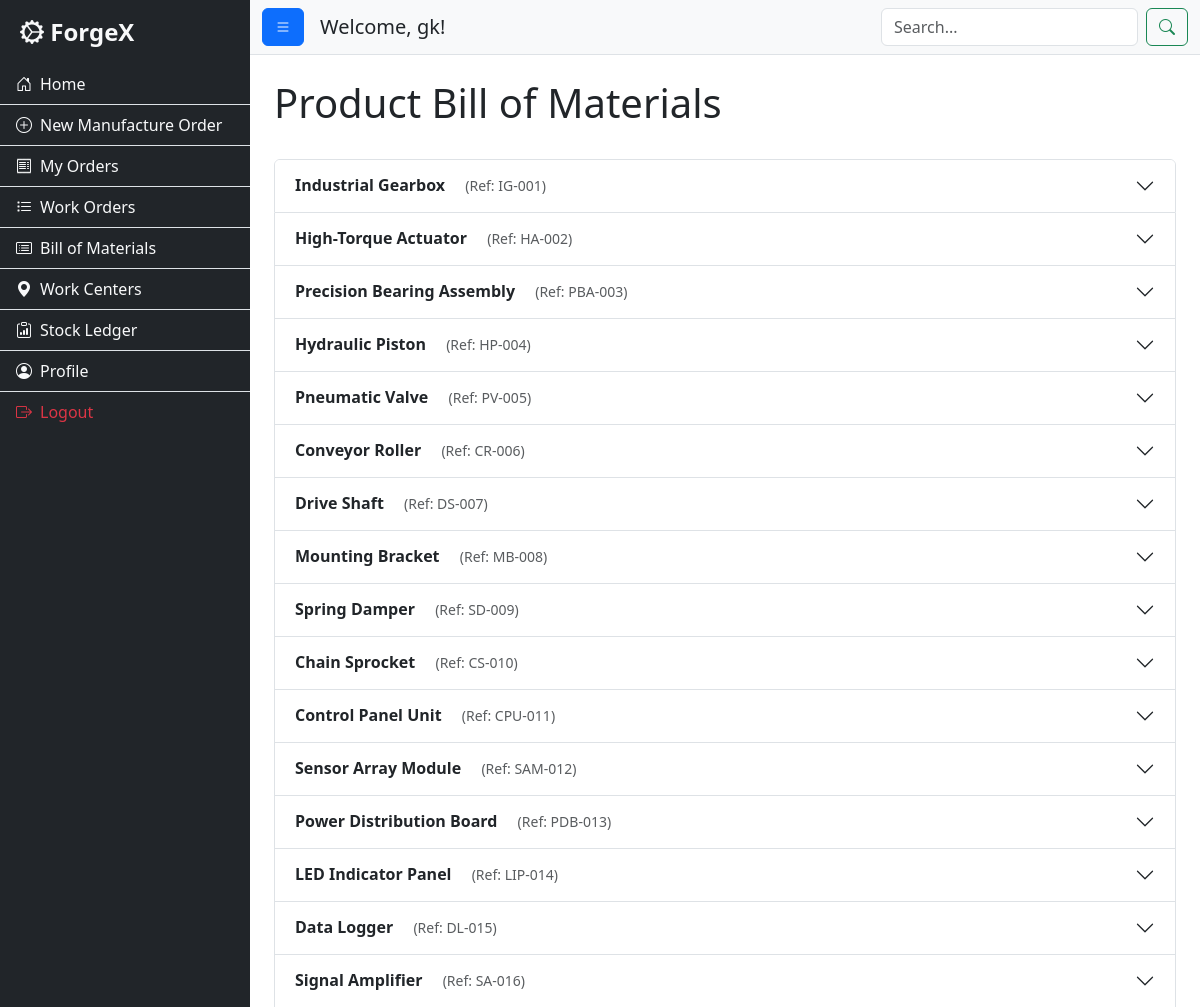
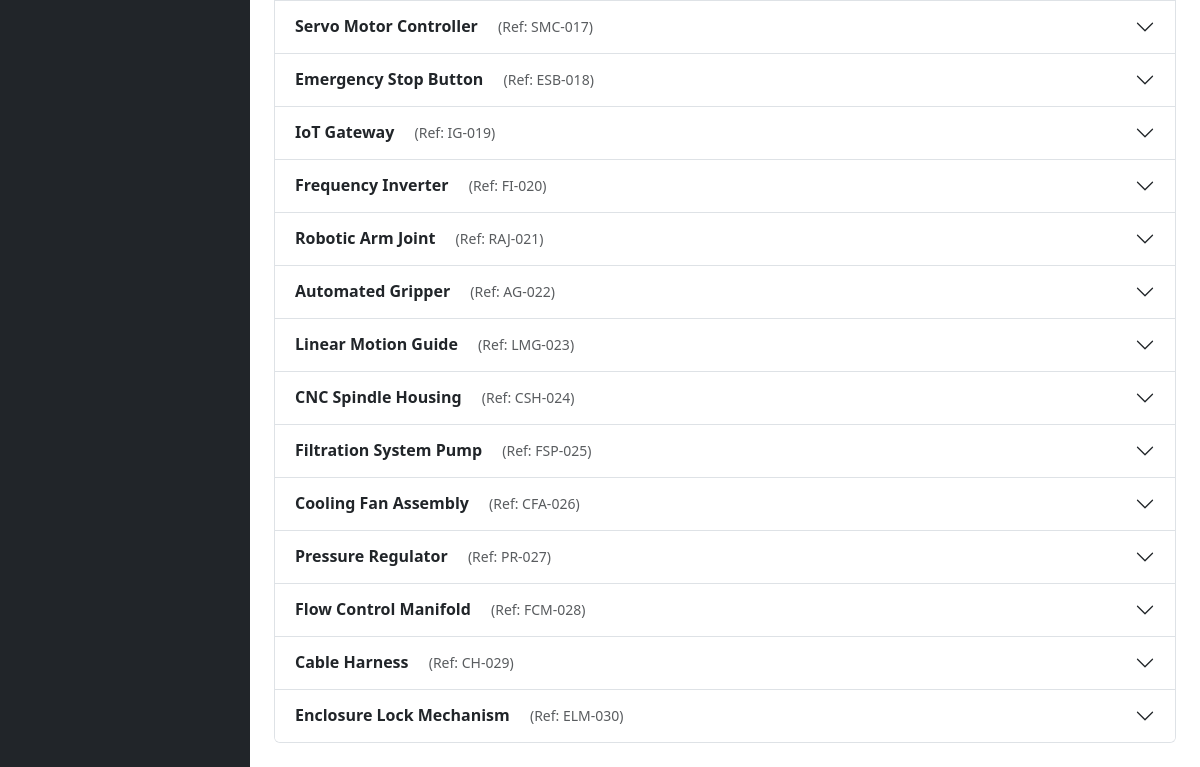
The page /customer_boms (signed in) on the database its author committed (2 pictures, top to bottom).
### app.py (models this page shows, shortened)
class Product(db.Model):
    id = db.Column(db.String(50), primary_key=True)
    name = db.Column(db.String(100), nullable=False)
    sku = db.Column(db.String(50), unique=True, nullable=False)
    finished_stock = db.Column(db.Integer, default=0)
    bom_items = db.relationship('BomItem', backref='product', lazy=True, cascade="all, delete-orphan")

### app.py (the view)
@app.route('/customer_boms')
@login_required
@role_required('customer')
def customer_bill_of_materials():
    products = Product.query.options(db.joinedload(Product.bom_items).joinedload(BomItem.material)).order_by(Product.id).all()
    return render_template('customer_bill_of_materials.html', products=products)

### app.py (called while the page is built)
def login_required(f):
    @wraps(f)
    def decorated_function(*args, **kwargs):
        if 'username' not in session:
            flash("Please log in to access this page.", "warning")
            return redirect(url_for('login'))
        user = User.query.filter_by(username=session['username']).first()
        if not user:
            session.clear()
            flash("Your login session was invalid. Please log in again.", "danger")
            return redirect(url_for('login'))
        return f(*args, **kwargs)
    return decorated_function

def role_required(required_role):
    def decorator(f):
        @wraps(f)
        def decorated_function(*args, **kwargs):
            if session.get('role') != required_role:
                flash("You do not have permission to access this page.", "danger")
                return redirect(url_for('index'))
            return f(*args, **kwargs)
        return decorated_function
    return decorator

### templates/customer_bill_of_materials.html (shortened to what this page needs)
{% extends "layout.html" %}
{% block content %}
<div class="d-flex justify-content-between align-items-center mb-4">
    <h1>Product Bill of Materials</h1>
</div>
<div class="accordion" id="bomAccordion">
{% for product in products %}
<div class="accordion-item">
    <h2 class="accordion-header" id="heading-{{product.id}}">
        <button class="accordion-button collapsed" type="button" data-bs-toggle="collapse" data-bs-target="#collapse-{{product.id}}">
            <div class="d-flex justify-content-between w-100 pe-3">
                <span>
                    <strong>{{ product.name }}</strong>
                    <small class="ms-3 text-muted">(Ref: {{ product.sku }})</small>
                </span>
            </div>
        </button>
    </h2>
</div>
{% else %}
<div class="card">
    <div class="card-body text-center">
        <p>No products with a Bill of Materials are available to view.</p>
    </div>
</div>
{% endfor %}
</div>
{% endblock %}

### static/css/style.css (style rules this page uses)
body { overflow-x: hidden; }

### rows shown on the page
Product: name "Industrial Gearbox", sku "IG-001"
Product: name "High-Torque Actuator", sku "HA-002"
Product: name "Precision Bearing Assembly", sku "PBA-003"
Product: name "Hydraulic Piston", sku "HP-004"
Product: name "Pneumatic Valve", sku "PV-005"
Product: name "Conveyor Roller", sku "CR-006"
Product: name "Drive Shaft", sku "DS-007"
Product: name "Mounting Bracket", sku "MB-008"
Product: name "Spring Damper", sku "SD-009"
Product: name "Chain Sprocket", sku "CS-010"
Product: name "Control Panel Unit", sku "CPU-011"
Product: name "Sensor Array Module", sku "SAM-012"
Product: name "Power Distribution Board", sku "PDB-013"
Product: name "LED Indicator Panel", sku "LIP-014"
Product: name "Data Logger", sku "DL-015"
Product: name "Signal Amplifier", sku "SA-016"
Product: name "Servo Motor Controller", sku "SMC-017"
Product: name "Emergency Stop Button", sku "ESB-018"
Product: name "IoT Gateway", sku "IG-019"
Product: name "Frequency Inverter", sku "FI-020"
Product: name "Robotic Arm Joint", sku "RAJ-021"
Product: name "Automated Gripper", sku "AG-022"
Product: name "Linear Motion Guide", sku "LMG-023"
Product: name "CNC Spindle Housing", sku "CSH-024"
Product: name "Filtration System Pump", sku "FSP-025"
Product: name "Cooling Fan Assembly", sku "CFA-026"
Product: name "Pressure Regulator", sku "PR-027"
Product: name "Flow Control Manifold", sku "FCM-028"
Product: name "Cable Harness", sku "CH-029"
Product: name "Enclosure Lock Mechanism", sku "ELM-030"

### other values the page prints
{{ session.username }} "gk"
